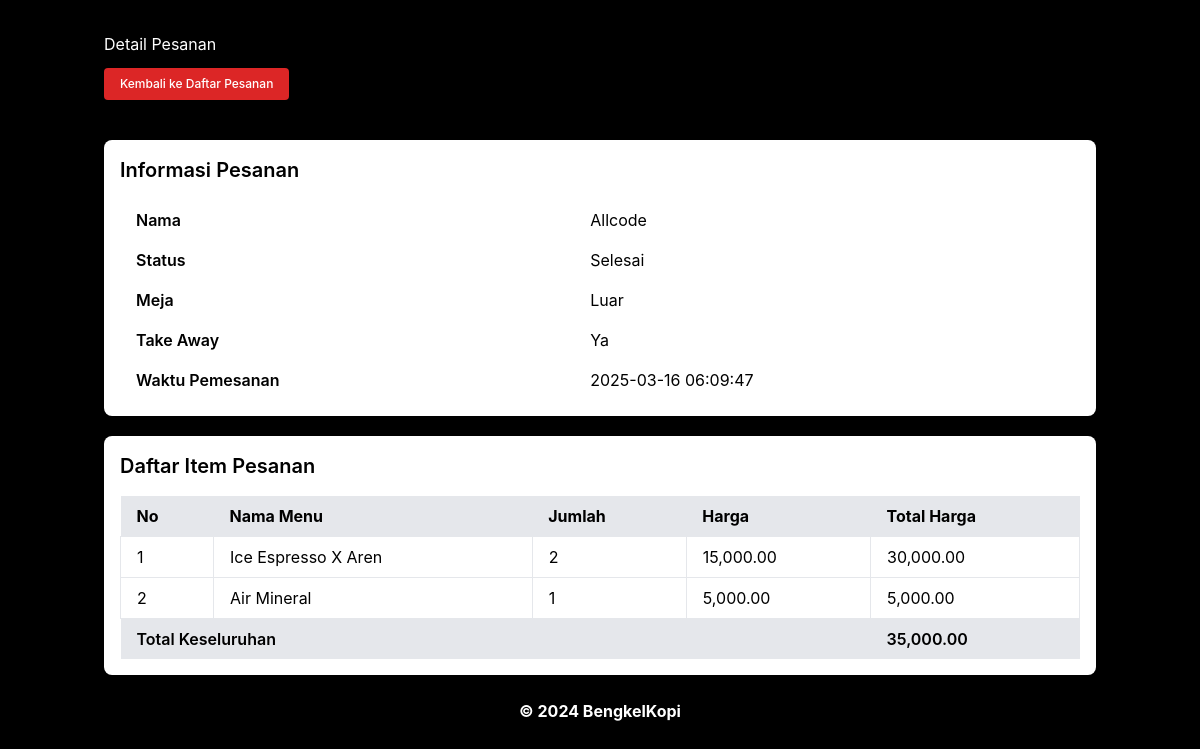
The page /detail_pesanan.php?id=2 on the database its author committed.
### tables this page shows
CREATE TABLE `pesanan` (
  `id` int(11) NOT NULL,
  `nama` varchar(255) NOT NULL,
  `meja` enum('luar','dalam') NOT NULL,
  `take_away` enum('ya','tidak') NOT NULL DEFAULT 'tidak',
  `status` enum('proses','selesai') NOT NULL DEFAULT 'proses',
  `waktu_pemesanan` datetime NOT NULL
);

CREATE TABLE `orders` (
  `id` int(11) NOT NULL,
  `id_pesanan` int(11) NOT NULL,
  `id_menu` int(11) NOT NULL,
  `jumlah` int(11) NOT NULL
);

CREATE TABLE `menus` (
  `id` int(11) NOT NULL,
  `nama` varchar(255) DEFAULT NULL,
  `harga` double DEFAULT NULL,
  `status` enum('on','off') DEFAULT 'off',
  `qr_code` varchar(255) DEFAULT NULL
);

### detail_pesanan.php (the view, shortened to what this page needs)
<?php
include 'backend/connection.php';
if (isset($_GET['id']) && is_numeric($_GET['id'])) {
    $id = $_GET['id'];
    $sql = "SELECT id, nama, status, meja, take_away, waktu_pemesanan
            FROM pesanan
            WHERE id = ?";
    $stmt = $conn->prepare($sql);
    $stmt->bind_param("i", $id);
    $stmt->execute();
    $result = $stmt->get_result();
    if ($result->num_rows > 0) {
        $row = $result->fetch_assoc();
    } else {
        echo "Pesanan tidak ditemukan.";
        exit;
    }
    $sqlItems = "SELECT o.id_menu, o.jumlah, m.nama AS nama_menu, m.harga
                 FROM orders o
                 JOIN menus m ON o.id_menu = m.id
                 WHERE o.id_pesanan = ?";
    $stmtItems = $conn->prepare($sqlItems);
    $stmtItems->bind_param("i", $id);
    $stmtItems->execute();
    $resultItems = $stmtItems->get_result();
} else {
    echo "ID pesanan tidak valid.";
    exit;
}
?>
<!DOCTYPE html>
<html lang="en">
<head>
    <link href="src/output.css" rel="stylesheet">
</head>
<body class="bg-black text-white">
    <div class="container mx-auto p-4 mt-4">
        <h1 class="mb-3">Detail Pesanan</h1>
        <a href="lihat-pesanan.php" class="inline-block rounded bg-red-600 px-4 py-2 mb-5 text-xs font-medium text-white hover:bg-indigo-700">Kembali ke Daftar Pesanan</a>
        <div class="bg-white text-black rounded-lg shadow-lg w-full mx-auto p-4 mt-5">
            <h2 class="mb-4 text-xl font-semibold">Informasi Pesanan</h2>
            <table class="table-auto w-full">
                <tbody>
                    <tr>
                        <td class="px-4 py-2 font-semibold">Nama</td>
                        <td class="px-4 py-2"><?= ucwords(htmlspecialchars($row['nama'])); ?></td>
                    </tr>
                    <tr>
                        <td class="px-4 py-2 font-semibold">Status</td>
                        <td class="px-4 py-2"><?= ucwords(htmlspecialchars($row['status'])); ?></td>
                    </tr>
                    <tr>
                        <td class="px-4 py-2 font-semibold">Meja</td>
                        <td class="px-4 py-2"><?= ucwords(htmlspecialchars($row['meja'])); ?></td>
                    </tr>
                    <tr>
                        <td class="px-4 py-2 font-semibold">Take Away</td>
                        <td class="px-4 py-2"><?= $row['take_away'] == 'ya' ? 'Ya' : 'Tidak'; ?></td>
                    </tr>
                    <tr>
                        <td class="px-4 py-2 font-semibold">Waktu Pemesanan</td>
                        <td class="px-4 py-2"><?= ucwords(htmlspecialchars($row['waktu_pemesanan'])); ?></td>
                    </tr>
                </tbody>
            </table>
        </div>
        <div class="bg-white text-black rounded-lg shadow-lg w-full mx-auto p-4 mt-5">
            <h2 class="mb-4 text-xl font-semibold">Daftar Item Pesanan</h2>
            <div class="overflow-x-auto">
                <table class="table-auto w-full min-w-max">
                    <thead>
                        <tr class="bg-gray-200">
                            <th class="px-4 py-2 text-left">No</th>
                            <th class="px-4 py-2 text-left">Nama Menu</th>
                            <th class="px-4 py-2 text-left">Jumlah</th>
                            <th class="px-4 py-2 text-left">Harga</th>
                            <th class="px-4 py-2 text-left">Total Harga</th>
                        </tr>
                    </thead>
                    <tbody>
                        <?php
                        $no = 1;
                        $totalPesanan = 0;
                        if ($resultItems->num_rows > 0) {
                            while ($item = $resultItems->fetch_assoc()) {
                                $namaMenu = ucwords(htmlspecialchars($item['nama_menu']));
                                $jumlah = (int) $item['jumlah'];
                                $harga = (float) $item['harga'];
                                $totalHargaItem = $jumlah * $harga;
                                echo "<tr>";
                                echo "<td class='border px-4 py-2'>" . $no++ . "</td>";
                                echo "<td class='border px-4 py-2'>{$namaMenu}</td>";
                                echo "<td class='border px-4 py-2'>{$jumlah}</td>";
                                echo "<td class='border px-4 py-2'>" . number_format($harga, 2) . "</td>";
                                echo "<td class='border px-4 py-2'>" . number_format($totalHargaItem, 2) . "</td>";
                                echo "</tr>";
                                $totalPesanan += $totalHargaItem;
                            }
                        } else {
                            echo "<tr><td colspan='5' class='border px-4 py-2 text-center'>Tidak ada item pesanan</td></tr>";
                        }
                        ?>
                        <tr class="bg-gray-200 font-semibold">
                            <td colspan="4" class="px-4 py-2 text-left">Total Keseluruhan</td>
                            <td class="px-4 py-2"><?= number_format($totalPesanan, 2); ?></td>
                        </tr>
                    </tbody>
                </table>
            </div>
        </div>
    </div>
    <footer class="py-2 text-center font-bold text-white">&copy; 2024 BengkelKopi</footer>
</body>
</html>

### rows shown on the page
pesanan: nama "Allcode", status "Selesai", meja "Luar", waktu_pemesanan "2025-03-16 06:09:47"
orders: id_menu.nama "Ice Espresso X Aren", jumlah "2", id_menu.harga "15,000.00", jumlah.harga "30,000.00"
orders: id_menu.nama "Air Mineral", jumlah "1", id_menu.harga "5,000.00", jumlah.harga "5,000.00"

### other values the page prints
$totalPesanan "35,000.00"
